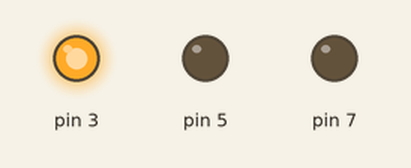
This sketch was run on a simulated Arduino Uno, built with avr-gcc and run on an emulated ATmega328P. Shown: output pins drawn as LEDs (lit = HIGH).

Above: at 0.1 s.
At 1.1 s:
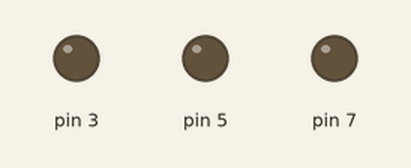
At 2.1 s:
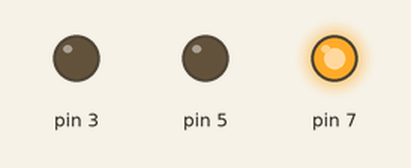
At 3.5 s:
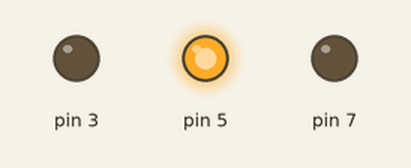
Timing chart, 0 to 3.8 s (numbered marks = the images above):
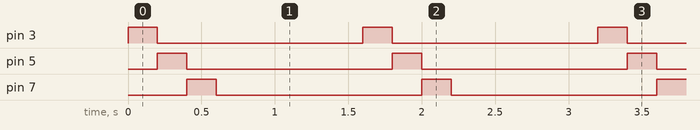

Measured:
- by itself, pin 3, pin 5, pin 7: alternates HIGH for 0.20 s and LOW for 1.4 s
- by itself, everything shown: repeats every 1.6 s, in 4 steps

The sketch:

Arduino_Project_No1_Three_LEDs_In_Series.ino
```cpp
//www.elegoo.com
//2016.12.08

void setup()
{
pinMode(7, OUTPUT);
pinMode(5, OUTPUT);
pinMode(3, OUTPUT);
}

void loop()
{

digitalWrite(3, HIGH);
delay(200);
digitalWrite(3, LOW);

digitalWrite(5, HIGH);
delay(200);
digitalWrite(5, LOW);

digitalWrite(7, HIGH);
delay(200);
digitalWrite(7, LOW);

delay(1000);
}
```
